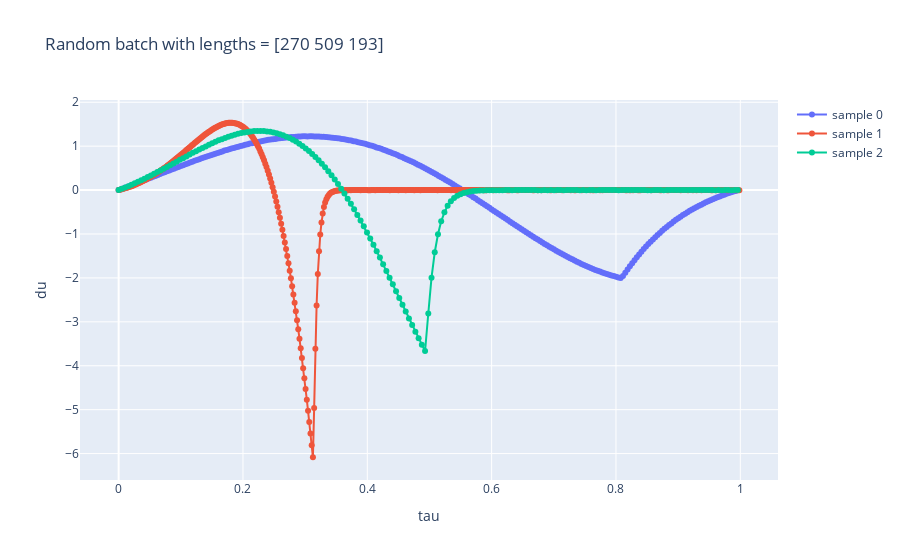

Notebook source saved alongside this figure:
### Code cell
test_batch = get_batch(dataset, 3, vk())
lengths = jnp.sum(~jnp.isnan(test_batch.y), axis=1)
fig = go.Figure()
for i in range(test_batch.X.shape[0]):
    fig.add_trace(
        go.Scatter(
            x=np.asarray(test_batch.X[i]),
            y=np.asarray(test_batch.y[i]),
            mode="lines+markers",
            name=f"sample {i}",
        )
    )
fig.update_layout(
    title=f"Random batch with lengths = {lengths}",
    xaxis_title="tau",
    yaxis_title="du",
)
fig.show()

### Figure 1 — Plotly figure (JSON) as saved in the notebook; plotly's stock layout.template omitted (floating-point values rounded to 4 significant figures; data arrays with more than 128 entries replaced by an {"elided": "..."} marker saying what was removed)
{"data": [{"mode": "lines+markers", "name": "sample 0", "type": "scatter", "x": {"elided": "867 float values"}, "y": {"elided": "867 float values"}}, {"mode": "lines+markers", "name": "sample 1", "type": "scatter", "x": {"elided": "867 float values"}, "y": {"elided": "867 float values"}}, {"mode": "lines+markers", "name": "sample 2", "type": "scatter", "x": {"elided": "867 float values"}, "y": {"elided": "867 float values"}}], "layout": {"title": {"text": "Random batch with lengths = [270 509 193]"}, "xaxis": {"title": {"text": "tau"}}, "yaxis": {"title": {"text": "du"}}}}
